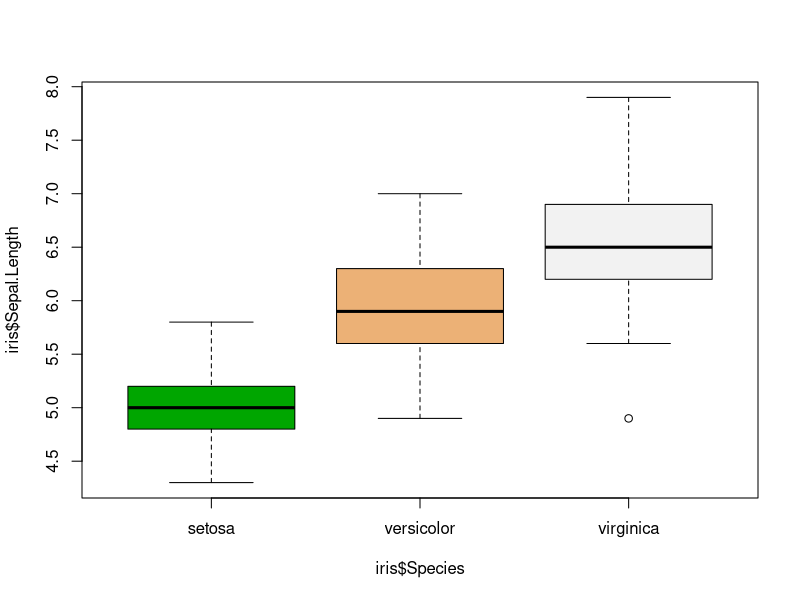
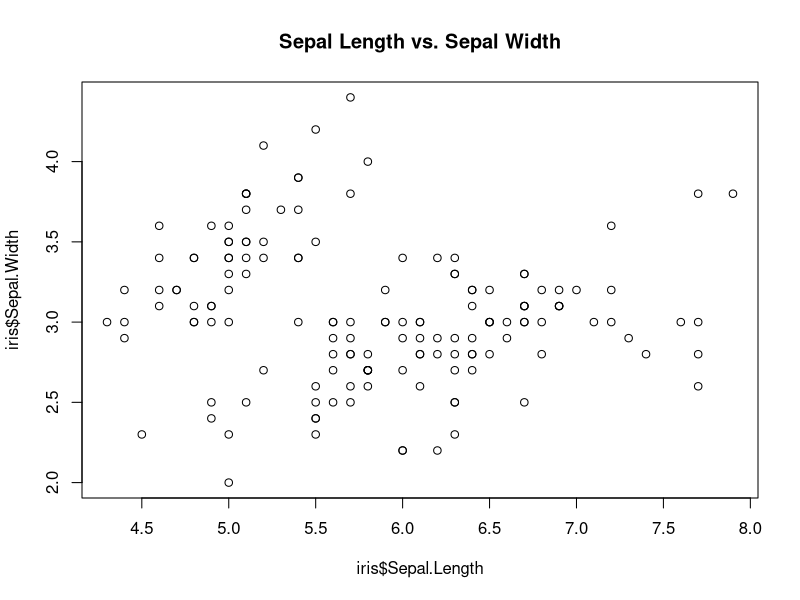
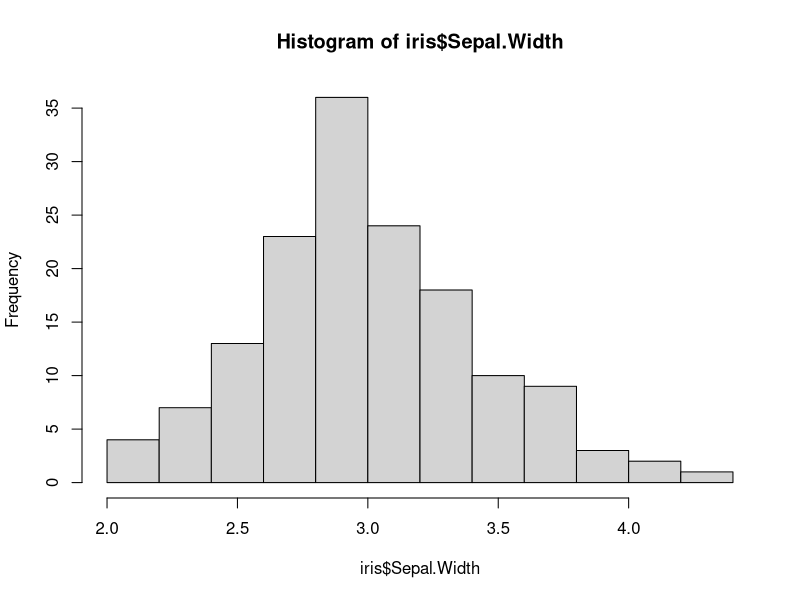
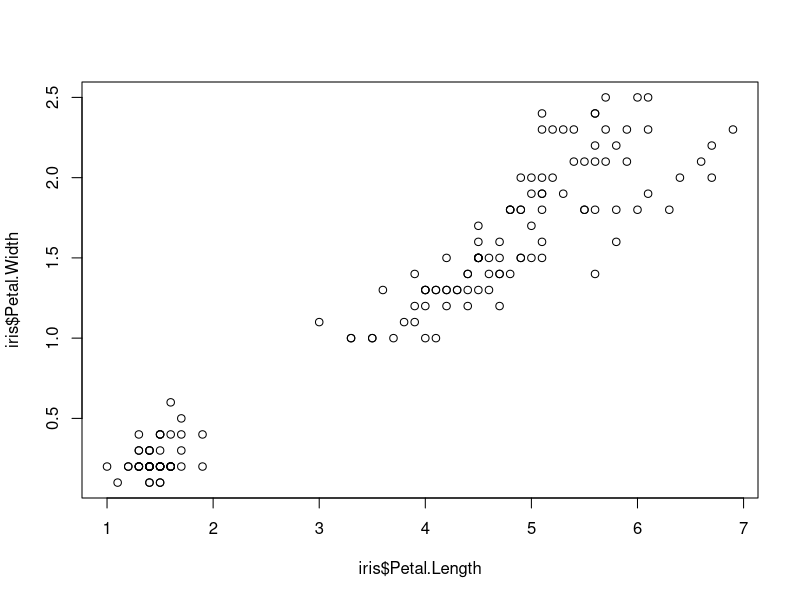
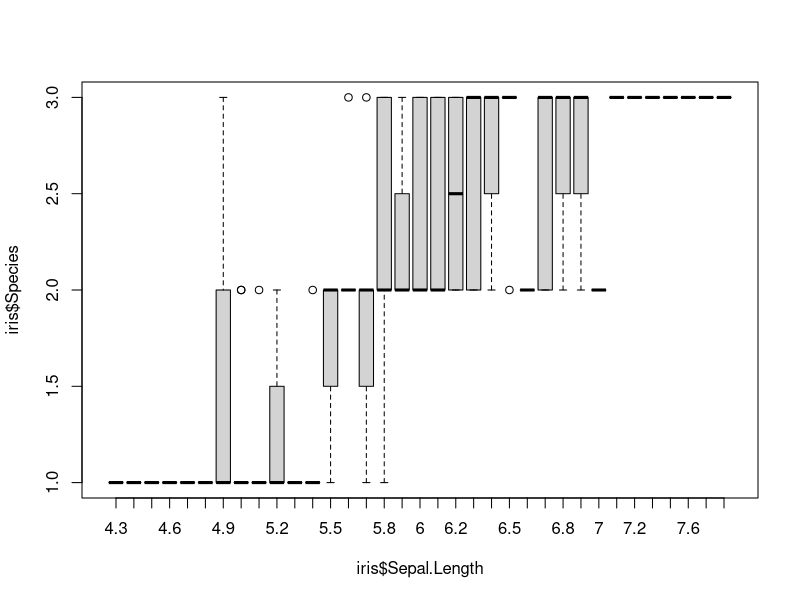
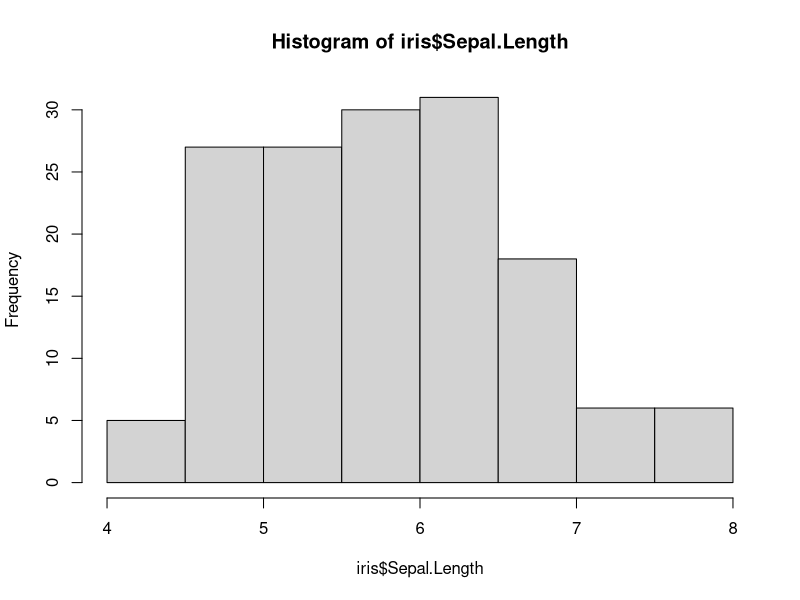

These figures' R source, in order:
attach(iris)
layout(matrix(c(1, 1, 2, 2, 1, 1, 3, 4, 5, 5, 3, 4, 5, 5, 6, 6), 4, 4, byrow = TRUE))
pdf("E:\\ProgrammingProjects\\RStudioProjects\\Data_Science\\Lecture2_DataOperation\\mytest.pdf")
boxplot(iris$Sepal.Length~iris$Species, col = terrain.colors(3))
plot(iris$Sepal.Length, iris$Sepal.Width, main = "Sepal Length vs. Sepal Width")
hist(iris$Sepal.Width)
plot(iris$Petal.Length, iris$Petal.Width)
boxplot(iris$Species~iris$Sepal.Length)
hist(iris$Sepal.Length)
dev.off()
